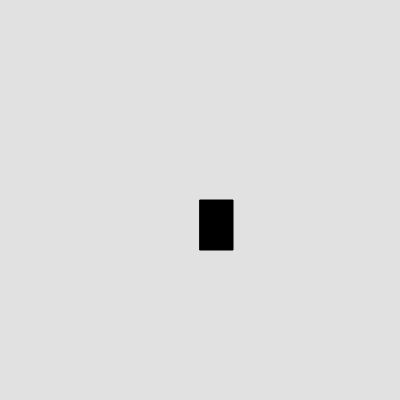
Frame 1 (no input)
Frame 60 (no input): identical to frame 1, image omitted
Frame 120 (the mouse pressed at the canvas centre since frame 60): identical to frame 1, image omitted

The p5.js sketch that drew this single still picture (run headless with seeded random() and noise() and a simulated clock; from frame 60 on, the mouse is pressed at the canvas centre):

// p5.js sketch
// ── sketch.js
var x = 200;
var y = 200;
function setup() { 
  createCanvas(400, 400);
} 

function draw() { 
  background(225);
  fill(0);
  rect(x,y,33,50);   
  if (x >= 400){
   x = 0; 
  }
  if (keyCode === UP_ARROW) {
    y = y - 1;
  } else if (keyCode === DOWN_ARROW) {
   y = y + 1;
  }
  if (keyCode === LEFT_ARROW) {
    x = x - 1;
  } else if (keyCode === RIGHT_ARROW) {
    x = x + 1;
  }
}
